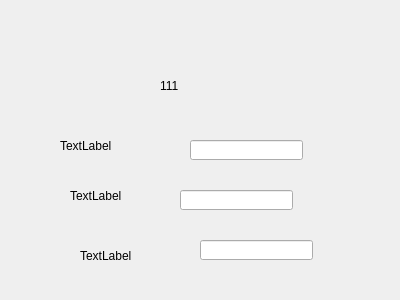
<?xml version="1.0" encoding="UTF-8"?>
<ui version="4.0">
 <class>Dialog</class>
 <widget class="QDialog" name="Dialog">
  <property name="geometry">
   <rect>
    <x>0</x>
    <y>0</y>
    <width>400</width>
    <height>300</height>
   </rect>
  </property>
  <property name="windowTitle">
   <string>Dialog</string>
  </property>
  <widget class="QLabel" name="label">
   <property name="geometry">
    <rect>
     <x>160</x>
     <y>80</y>
     <width>54</width>
     <height>12</height>
    </rect>
   </property>
   <property name="text">
    <string>111</string>
   </property>
  </widget>
  <widget class="QLabel" name="label_2">
   <property name="geometry">
    <rect>
     <x>60</x>
     <y>140</y>
     <width>54</width>
     <height>12</height>
    </rect>
   </property>
   <property name="text">
    <string>TextLabel</string>
   </property>
  </widget>
  <widget class="QLabel" name="label_3">
   <property name="geometry">
    <rect>
     <x>70</x>
     <y>190</y>
     <width>54</width>
     <height>12</height>
    </rect>
   </property>
   <property name="text">
    <string>TextLabel</string>
   </property>
  </widget>
  <widget class="QLabel" name="label_4">
   <property name="geometry">
    <rect>
     <x>80</x>
     <y>250</y>
     <width>54</width>
     <height>12</height>
    </rect>
   </property>
   <property name="text">
    <string>TextLabel</string>
   </property>
  </widget>
  <widget class="QLineEdit" name="lineEdit">
   <property name="geometry">
    <rect>
     <x>190</x>
     <y>140</y>
     <width>113</width>
     <height>20</height>
    </rect>
   </property>
  </widget>
  <widget class="QLineEdit" name="lineEdit_2">
   <property name="geometry">
    <rect>
     <x>180</x>
     <y>190</y>
     <width>113</width>
     <height>20</height>
    </rect>
   </property>
  </widget>
  <widget class="QLineEdit" name="lineEdit_3">
   <property name="geometry">
    <rect>
     <x>200</x>
     <y>240</y>
     <width>113</width>
     <height>20</height>
    </rect>
   </property>
  </widget>
 </widget>
 <resources/>
 <connections/>
</ui>
